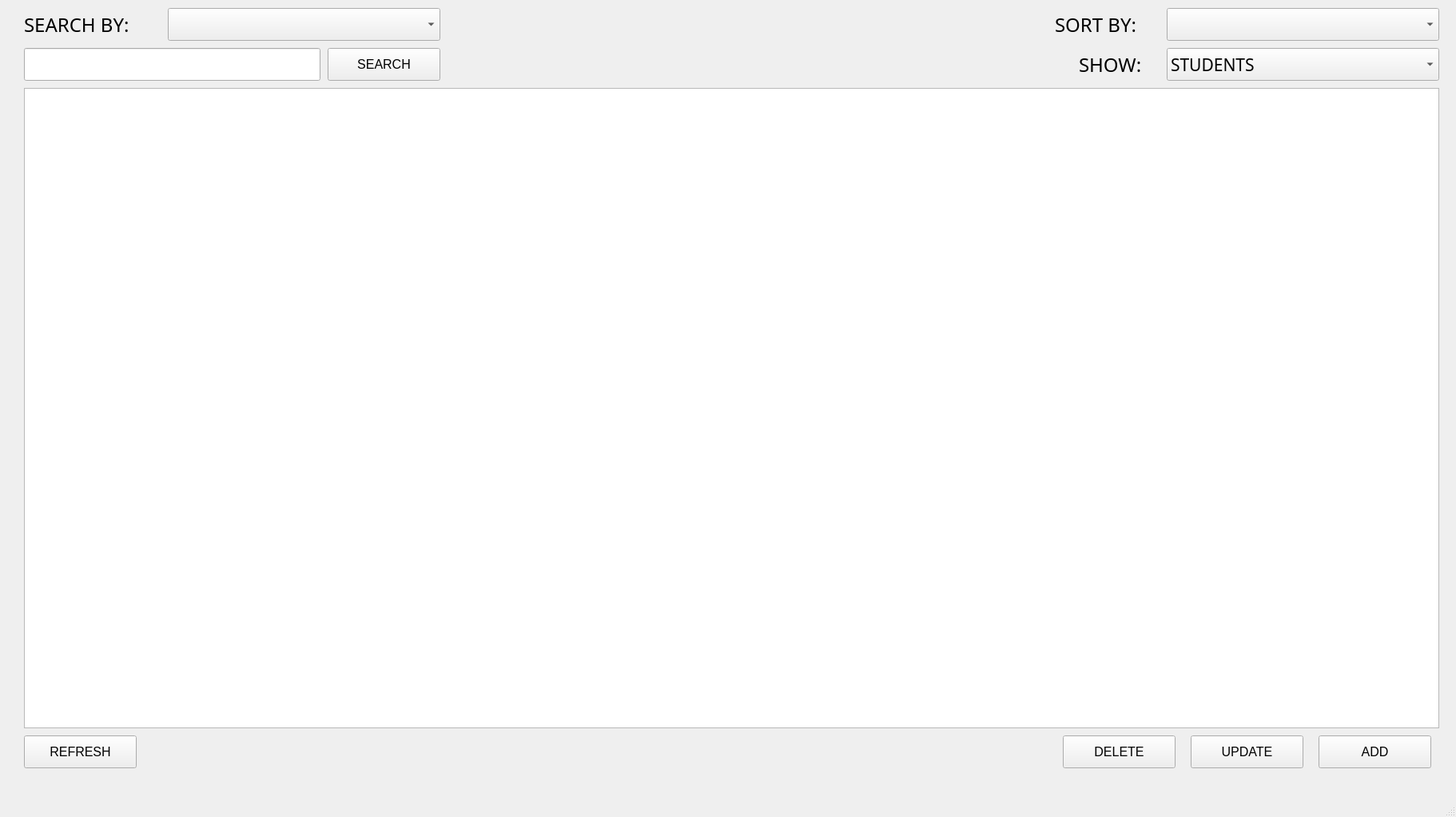
<?xml version="1.0" encoding="UTF-8"?>
<ui version="4.0">
 <class>mainWindow</class>
 <widget class="QMainWindow" name="mainWindow">
  <property name="geometry">
   <rect>
    <x>0</x>
    <y>0</y>
    <width>1822</width>
    <height>1022</height>
   </rect>
  </property>
  <property name="windowTitle">
   <string>Student Information System</string>
  </property>
  <widget class="QWidget" name="centralwidget">
   <widget class="QLineEdit" name="searchLine">
    <property name="geometry">
     <rect>
      <x>30</x>
      <y>60</y>
      <width>371</width>
      <height>41</height>
     </rect>
    </property>
    <property name="font">
     <font>
      <pointsize>12</pointsize>
     </font>
    </property>
   </widget>
   <widget class="QPushButton" name="searchButton">
    <property name="geometry">
     <rect>
      <x>410</x>
      <y>60</y>
      <width>141</width>
      <height>41</height>
     </rect>
    </property>
    <property name="font">
     <font>
      <pointsize>12</pointsize>
     </font>
    </property>
    <property name="text">
     <string>SEARCH</string>
    </property>
   </widget>
   <widget class="QPushButton" name="refreshButton">
    <property name="geometry">
     <rect>
      <x>30</x>
      <y>920</y>
      <width>141</width>
      <height>41</height>
     </rect>
    </property>
    <property name="font">
     <font>
      <pointsize>12</pointsize>
     </font>
    </property>
    <property name="text">
     <string>REFRESH</string>
    </property>
   </widget>
   <widget class="QComboBox" name="searchBox">
    <property name="geometry">
     <rect>
      <x>210</x>
      <y>10</y>
      <width>341</width>
      <height>41</height>
     </rect>
    </property>
    <property name="font">
     <font>
      <pointsize>12</pointsize>
     </font>
    </property>
   </widget>
   <widget class="QLabel" name="searchLabel">
    <property name="geometry">
     <rect>
      <x>30</x>
      <y>10</y>
      <width>171</width>
      <height>41</height>
     </rect>
    </property>
    <property name="font">
     <font>
      <family>Bahnschrift</family>
      <pointsize>18</pointsize>
     </font>
    </property>
    <property name="text">
     <string>SEARCH BY:</string>
    </property>
   </widget>
   <widget class="QLabel" name="sortLabel">
    <property name="geometry">
     <rect>
      <x>1320</x>
      <y>10</y>
      <width>131</width>
      <height>41</height>
     </rect>
    </property>
    <property name="font">
     <font>
      <family>Bahnschrift</family>
      <pointsize>18</pointsize>
     </font>
    </property>
    <property name="text">
     <string>SORT BY:</string>
    </property>
   </widget>
   <widget class="QComboBox" name="sortBox">
    <property name="geometry">
     <rect>
      <x>1460</x>
      <y>10</y>
      <width>341</width>
      <height>41</height>
     </rect>
    </property>
    <property name="font">
     <font>
      <pointsize>12</pointsize>
     </font>
    </property>
   </widget>
   <widget class="QComboBox" name="displayBox">
    <property name="geometry">
     <rect>
      <x>1460</x>
      <y>60</y>
      <width>341</width>
      <height>41</height>
     </rect>
    </property>
    <property name="font">
     <font>
      <family>Bahnschrift</family>
      <pointsize>16</pointsize>
     </font>
    </property>
    <item>
     <property name="text">
      <string>STUDENTS</string>
     </property>
    </item>
    <item>
     <property name="text">
      <string>PROGRAMS</string>
     </property>
    </item>
    <item>
     <property name="text">
      <string>COLLEGES</string>
     </property>
    </item>
   </widget>
   <widget class="QPushButton" name="deleteButton">
    <property name="geometry">
     <rect>
      <x>1330</x>
      <y>920</y>
      <width>141</width>
      <height>41</height>
     </rect>
    </property>
    <property name="font">
     <font>
      <pointsize>12</pointsize>
     </font>
    </property>
    <property name="text">
     <string>DELETE</string>
    </property>
   </widget>
   <widget class="QPushButton" name="updateButton">
    <property name="geometry">
     <rect>
      <x>1490</x>
      <y>920</y>
      <width>141</width>
      <height>41</height>
     </rect>
    </property>
    <property name="font">
     <font>
      <pointsize>12</pointsize>
     </font>
    </property>
    <property name="text">
     <string>UPDATE</string>
    </property>
   </widget>
   <widget class="QPushButton" name="addButton">
    <property name="geometry">
     <rect>
      <x>1650</x>
      <y>920</y>
      <width>141</width>
      <height>41</height>
     </rect>
    </property>
    <property name="font">
     <font>
      <pointsize>12</pointsize>
     </font>
    </property>
    <property name="text">
     <string>ADD</string>
    </property>
   </widget>
   <widget class="QLabel" name="sortLabel_2">
    <property name="geometry">
     <rect>
      <x>1350</x>
      <y>60</y>
      <width>101</width>
      <height>41</height>
     </rect>
    </property>
    <property name="font">
     <font>
      <family>Bahnschrift</family>
      <pointsize>18</pointsize>
     </font>
    </property>
    <property name="text">
     <string>SHOW:</string>
    </property>
   </widget>
   <widget class="QTableWidget" name="tableWidget">
    <property name="geometry">
     <rect>
      <x>30</x>
      <y>110</y>
      <width>1771</width>
      <height>801</height>
     </rect>
    </property>
   </widget>
  </widget>
  <widget class="QMenuBar" name="menubar">
   <property name="geometry">
    <rect>
     <x>0</x>
     <y>0</y>
     <width>1822</width>
     <height>26</height>
    </rect>
   </property>
  </widget>
  <widget class="QStatusBar" name="statusbar"/>
 </widget>
 <resources/>
 <connections/>
</ui>
